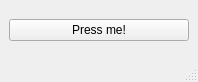
<?xml version="1.0" encoding="UTF-8"?>
<ui version="4.0">
 <class>MainWindow</class>
 <widget class="QMainWindow" name="MainWindow">
  <property name="geometry">
   <rect>
    <x>0</x>
    <y>0</y>
    <width>198</width>
    <height>82</height>
   </rect>
  </property>
  <property name="windowTitle">
   <string>MainWindow</string>
  </property>
  <widget class="QWidget" name="centralwidget">
   <layout class="QHBoxLayout" name="horizontalLayout">
    <item>
     <widget class="QPushButton" name="btn_thebutton">
      <property name="text">
       <string>Press me!</string>
      </property>
     </widget>
    </item>
   </layout>
  </widget>
  <widget class="QMenuBar" name="menubar">
   <property name="geometry">
    <rect>
     <x>0</x>
     <y>0</y>
     <width>198</width>
     <height>21</height>
    </rect>
   </property>
  </widget>
  <widget class="QStatusBar" name="statusbar"/>
 </widget>
 <resources/>
 <connections/>
</ui>
